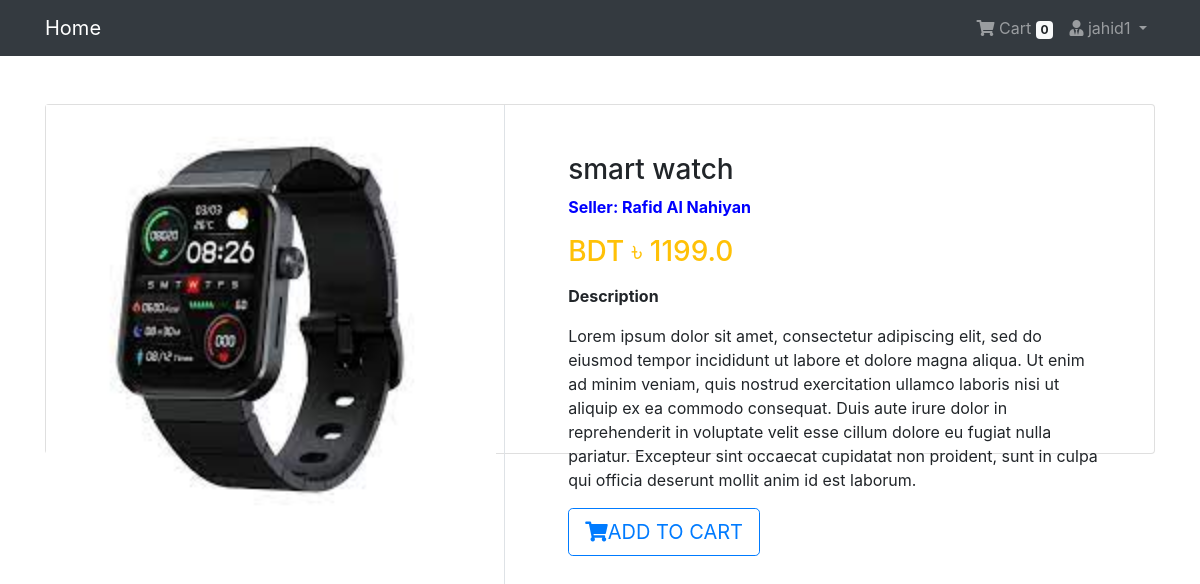
/product/2/ (signed in), run on the app's committed database.
### App_Login/models.py (models this page shows, shortened)
class User(AbstractBaseUser, PermissionsMixin):
    email = models.EmailField(unique= True, null = False)
    account_type = models.CharField(
        max_length=10,
        choices= (('Normal','Normal'),('Seller','Seller')),
    )
    is_staff = models.BooleanField(
        ugettext_lazy('staff status'),
        default=False,
        help_text = ugettext_lazy('designates whether the user can log in to admin panel')
    )
    is_active = models.BooleanField(
        ugettext_lazy('active'),
        default= True,
        help_text= ugettext_lazy('Designates whether this user should be treated as active. Unselect this instead of deleting accounts'),
    )
    USERNAME_FIELD = 'email'
    objects = MyUserManager()

class Profile(models.Model):
    user = models.OneToOneField(User, on_delete=models.CASCADE, related_name='profile')
    username = models.CharField(max_length=264, blank=True)
    full_name = models.CharField(max_length=264, blank=True)
    address_1 = models.TextField(max_length=300, blank=True)
    city = models.CharField(max_length=40, blank=True)
    zipcode = models.CharField(max_length=10, blank=True)
    country = models.CharField(max_length=50, blank=True)
    phone = models.CharField(max_length=20, blank=True)
    date_joined = models.DateTimeField(auto_now_add=True)

### App_Shop/models.py (models this page shows, shortened)
class Product(models.Model):
    seller = models.ForeignKey(User, on_delete=models.CASCADE, related_name='related_name_product_seller')
    mainimage = models.ImageField(upload_to="Products")
    name = models.CharField(max_length=264)
    category = models.ForeignKey(Category, on_delete=models.CASCADE, related_name='category')
    preview_text = models.TextField(max_length=200, verbose_name='Preview Text') # short description of product
    detail_text = models.TextField(max_length=1000, verbose_name='Description')
    price = models.FloatField()
    old_price = models.FloatField(default= 0.0)
    created = models.DateTimeField(auto_now_add=True)
    class Meta:
        ordering = ['-created',]

### App_Shop/views.py (the view)
# urls.py: path('product/<pk>/', views.ProductDetail.as_view(), name='product_detail'),
class ProductDetail(LoginRequiredMixin, DetailView):
    model = Product
    template_name = 'App_Shop/product_detail.html'

### App_Order/templatetags/cart_tag.py (called while the page is built)
@register.filter
def cart_total(user):
    order = Order.objects.filter(user=user, ordered= False)
    if order.exists():
        return order[0].orderitems.count()
    else:
        return 0

### templates/App_Shop/product_detail.html (shortened to what this page needs)
{% extends 'base.html'%}
{% block body_block %}
    <div class="conatiner my-5">
        <div class="card">
            <div class="row">
                <aside class="col-sm-5 border-right">
                    <article class="gallery-wrap">
                        <div class="img-big-wrap">
                            <div>
                                <a href="#">
                                    <img src="/media/{{object.mainimage}}" style="width: 450px">
                                </a>
                            </div>
                        </div>
                    </article>
                </aside>
                <aside class="col-sm-7">
                    <article class="card-body p-5">
                        <h3 class="title mp-3">{{object.name}}</h3>
                        <p style="color:blue"><strong>Seller: {{object.seller.profile.full_name}}</strong></p>
                        <p class="price-detail-wrap">
                            <span class="price h3 text-warning">
                                <span class="currency">BDT &#2547;</span>
                                <span class="num">{{object.price}}</span>
                            </span>
                        </p>
                        <dl class="item-property">
                            <dt>Description</dt>
                            <dd>
                                <p>{{object.detail_text|linebreaks}}</p>
                            </dd>
                        </dl>
                        <a href="{% url 'App_Order:add' pk=object.pk %}" class="btn btn-lg btn-outline-primary text-uppercase">
                            <i class="fas fa-shopping-cart"></i>Add to cart
                        </a>
                    </article>
                </aside>
            </div>
        </div>
    </div>
{% endblock %}

### templates/navbar.html (shortened to what this page needs)
{% load cart_tag %}
<nav class="navbar navbar-expand-lg navbar-dark bg-dark">
    <div class="container">
        <a class="navbar-brand" href="{% url 'App_Shop:home' %}">Home</a>
        <div class="collapse navbar-collapse" id="navbarNav">
            <ul class="navbar-nav ml-auto">
                {% if request.user.is_authenticated %}
                    <li class="nav-item">
                        <a href="{% url 'App_Order:cart' %}" class="nav-link">
                            <i class="fa fa-shopping-cart"></i> Cart
                            <span class="badge badge-light">{{request.user | cart_total}}</span>
                        </a>
                    </li>
                    <li class="nav-item dropdown">
                        <a class="nav-link dropdown-toggle" href="#" id="navbarDropdown" role="button" data-toggle="dropdown" aria-haspopup="true" aria-expanded="false">
                            <i class="fas fa-user-tie"></i>
                            {{request.user.profile.username}}
                        </a>
                    </li>
                {% else %}
                    <li class="nav-item">
                        <a href="{% url 'App_Login:login' %}" class="btn btn-primary">Login</a>
                    </li>
                {% endif %}
            </ul>
        </div>
    </div>
</nav>

### static/css/main.css (style rules this page uses)
.gallery-wrap .img-big-wrap img { height: 450px; width: auto; display: inline-block; cursor:zoom-in; }

### data on the page
User: user|cart_total "0", user.profile.username "jahid1"
Product: mainimage (picture), name "smart watch", seller.profile.full_name "Rafid Al Nahiyan", price "1199.0", detail_text "Lorem ipsum dolor sit amet, consectetur adipiscing elit, sed do eiusmod tempor incididunt ut labore et dolore magna aliqua. Ut enim ad minim veniam, quis nostrud exercitation ullamco laboris nisi ut aliquip ex ea commodo consequat. Duis aute irure dolor in reprehenderit in voluptate velit esse cillum dolore eu fugiat nulla pariatur. Excepteur sint occaecat cupidatat non proident, sunt in culpa qui officia deserunt mollit anim id est laborum."
